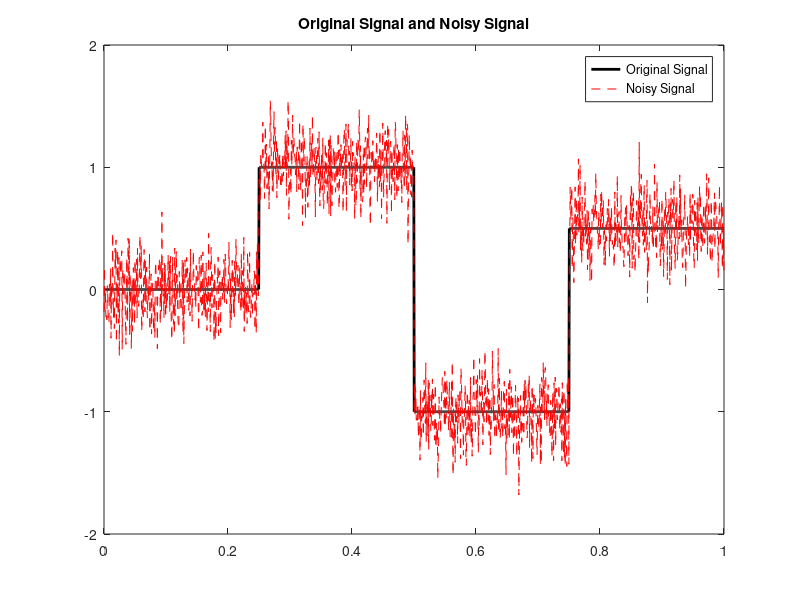

This chart was generated by the following MATLAB code: (Note: this script raises an error after producing the figure.)
% Generate a synthetic 1D piecewise constant signal
n = 1500; % Length of the signal
f = zeros(n, 1);

segLength = round(n / 4); % Divide signal into 4 equal parts
x = linspace(0,1,n);
f(1:segLength) = 0; %First semgent
f(segLength+1:2*segLength) = 1;        % Second segment
f(2*segLength+1:3*segLength) = -1;     % Third segment
f(3*segLength+1:end) = 0.5;                 % Fourth segment

% Add Gaussian noise to the signal
noise_std = 0.2;      % Standard deviation of the noise
f_noisy = f + noise_std * randn(size(f));

% Plot the original clean signal and the noisy signal
figure;
plot(x,f, 'k-', 'LineWidth', 2, 'DisplayName', 'Original Signal');
hold on;
plot(x,f_noisy, 'r--', 'DisplayName', 'Noisy Signal');
title('Original Signal and Noisy Signal');
legend show;

h = (x(end)-x(1)) /(N-1); % uniform grid spacing
alpha = (10*h)^2;
% Set Chambolle-Pock algorithm parameters
lambda = 5;%/(1*h)^2;%0.2;         % Regularization parameter
tau = 0.1*h;           % Step size for the primal variable
sigma = 0.1*h;         % Step size for the dual variable
theta = 1;            % Over-relaxation parameter
maxIter = 150000;       % Maximum number of iterations
tol = 1e-6;           % Convergence tolerance

% Run Chambolle-Pock 1D ROF algorithm

proxf = @(p) proxIndicatorLinf(p, sigma);%proxIndicatorLinf %%General prox
proxg = @(u) proxLsquared(u,tau*lambda, f); %%%General prox

D = derivative(x);% Forward finite difference operator
u0 = f_noisy;

[u, iter] = chambollePock(u0, tau, sigma, theta,maxIter,tol,D,proxf,proxg);

% Plot the denoised signal
figure;
plot(x,f, 'k-', 'LineWidth', 2, 'DisplayName', 'Original Signal');
hold on;
plot(x,f_noisy, 'r--', 'DisplayName', 'Noisy Signal');
plot(x,u, 'b', 'LineWidth', 2, 'DisplayName', 'Denoised Signal (ROF)');
title('Original, Noisy, and Denoised Signals');
legend show;

% Display the number of iterations
fprintf('Chambolle-Pock algorithm converged in %d iterations.\n', iter);



function [u, iter] = chambollePock(u0, tau, sigma, theta, maxIter, tol,D,proxSigmaF,proxTauG)
u = u0;
p = zeros(size(u0));
uNew = u;
for iter = 1:maxIter
    p = proxSigmaF(p + sigma*D*uNew);
    uOld = u;
    u = proxTauG(u - tau * D'*p);
    uNew = u + theta * (u - uOld);
    if norm(u - uOld) / norm(u) < tol
        break;
    end
end
end

function p = proxIndicatorLinf(p, lambda)
    p = (lambda*p)./ max(lambda,abs(p));
end

function p = proxIndicatorL2(p, lambda)
    p = p * min(1, lambda / norm(p, 2));
end

function u = proxLsquared(u, tau, f)
    % Proximal operator for the l2-norm squared term
    u = (u + tau * f) / (1 + tau);
end

function D = derivative(x)
D = derivativeCentral(x);
%D = derivativeBackward(x);
end

function divP = divergence(p,D)
divP = D'*p;
end


function [D] = derivativeBackward(x)
N = length(x);
h = (x(end)-x(1)) /(N-1); 
xb = x(2:end)-x(1:end-1);
B = zeros(N,2);
B(2:N,1)=-1./xb; B(2:N,2)=1./xb;
dx = x(2)-x(1); B(1,1)=-1/dx;B(1,2)=1/dx;
D = spdiags(B,[-1 0],N,N);
%D = D*h;
D = D;
end

function [D] = derivativeCentral(x)
N = length(x);
h = (x(end)-x(1)) /(N-1); 
dxm = x(2:end-1)-x(1:end-2);
dxp = x(3:end)-x(2:end-1);
a = -dxp./(dxm.*(dxm+dxp));
b = (dxp - dxm)./(dxm.*dxp);
c = dxm./(dxp.*(dxm+dxp));
A = zeros(N,3); A(2:N-1,1)=a; A(2:N-1,2)=b; A(2:N-1,3)=c;
dx = x(2)-x(1); A(1,1)=-1/dx;A(1,2)=0;A(1,3)=1/dx;
dx = x(end)-x(end-1); A(end,1)=-1/dx;A(end,2)=0;A(end,3)=1/dx;
D = spdiags(A,[-1 0 1],N,N);
%D = D*h;
D = D;
end
